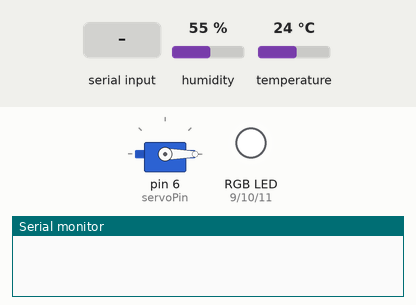
This sketch was run on a simulated Arduino Uno, built with avr-gcc and run on an emulated ATmega328P. On the bench: servo, an RGB LED mixed from three pins (HIGH = lit), the last lines printed to the serial monitor. The inputs (shaded band) are chosen by the test bench; at power-on: humidity 55 %, temperature 24 °C. Dim RGB values are drawn brighter than linear.

Above: at 1.2 s.
1.3 s: "T,1\n" received over the second serial link
At 2.3 s:
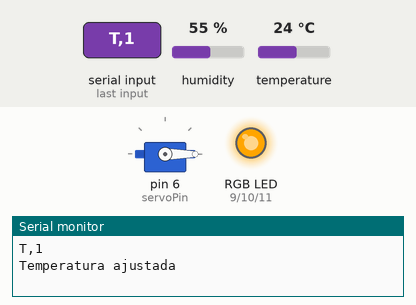
2.8 s: "I,1\n" received over the second serial link
At 3.4 s:
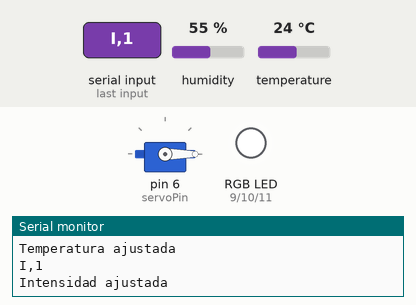
4.3 s: "DOOR_OPEN\n" received over the second serial link
At 4.6 s:
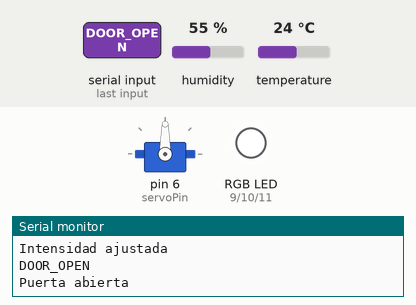
5.8 s: "I90\n" received over the second serial link
At 6.9 s:
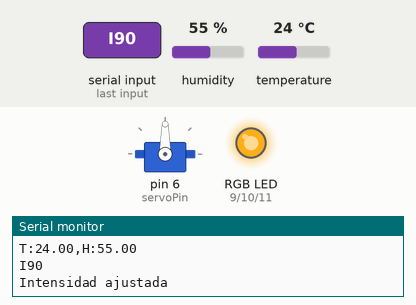
7.3 s: "C,1\n" received over the second serial link
At 8.0 s:
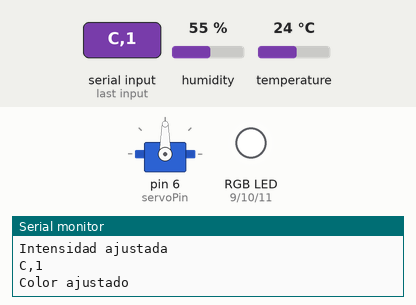
8.8 s: "ON\n" received over the second serial link
At 9.2 s:
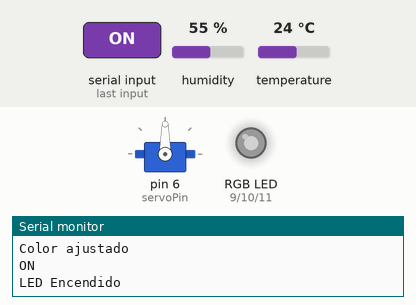
Timing chart, 0 to 11.3 s (numbered marks = the images above; inputs shaded):
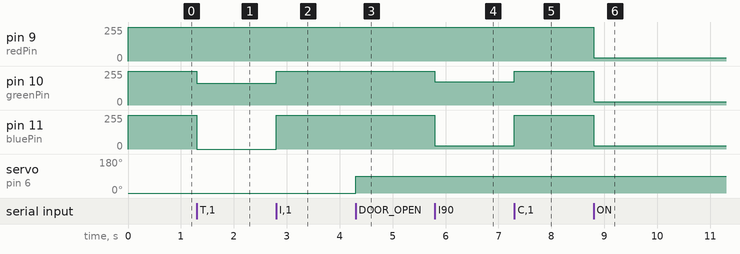

Measured:
- after the input at 1.3 s, pin 10 (greenPin): 255/255 → 165/255 at once; pin 11 (bluePin): 255/255 → 0/255 at once
- after the input at 2.8 s, pin 10 (greenPin): 165/255 → 255/255 at once; pin 11 (bluePin): 0/255 → 255/255 at once
- after the input at 4.3 s, servo on pin 6 (servoPin): 0° → 90° at once
- after the input at 5.8 s, pin 10 (greenPin): 255/255 → 174/255 at once; pin 11 (bluePin): 255/255 → 25/255 at once
- after the input at 7.3 s, pin 10 (greenPin): 174/255 → 255/255 at once; pin 11 (bluePin): 25/255 → 254/255 at once
- after the input at 8.8 s, pin 9 (redPin), pin 10 (greenPin): 255/255 → 25/255 at once; pin 11 (bluePin): 254/255 → 25/255 at once

The sketch:

Dasboard.ino
```cpp
#include <SoftwareSerial.h>
#include <Servo.h>
#include "DHT.h"

#define DHTPIN 7     // Pin donde está conectado el DHT11
#define DHTTYPE DHT11   // Definir el tipo de sensor DHT11

DHT dht(DHTPIN, DHTTYPE);

SoftwareSerial BTSerial(2, 3); // RX, TX

const int redPin = 9;
const int greenPin = 10;
const int bluePin = 11;
const int servoPin = 6; // Pin del servomotor

Servo doorServo; // Crear un objeto de la clase Servo

int currentRed = 255;
int currentGreen = 255;
int currentBlue = 255;
float currentIntensity = 1.0;

unsigned long previousMillis = 0;
const long interval = 5000; // Intervalo para enviar datos (5 segundos)

void setup() {
  pinMode(redPin, OUTPUT);
  pinMode(greenPin, OUTPUT);
  pinMode(bluePin, OUTPUT);

  BTSerial.begin(9600);
  Serial.begin(9600); // For debugging

  dht.begin(); // Inicializar el sensor DHT

  // Inicializar el servomotor
  doorServo.attach(servoPin);

  // Apagar el LED al inicio
  analogWrite(redPin, 255);
  analogWrite(greenPin, 255);
  analogWrite(bluePin, 255);

  // Cerrar la puerta al inicio
  doorServo.write(0);
}

void loop() {
  unsigned long currentMillis = millis();
  if (currentMillis - previousMillis >= interval) {
    previousMillis = currentMillis;
    sendSensorData();
  }

  if (BTSerial.available() > 0) {
    String receivedString = BTSerial.readStringUntil('\n');
    Serial.println(receivedString); // For debugging
    if (receivedString.startsWith("T")) {
      int temperatureValue = receivedString.substring(1).toInt();
      setTemperature(temperatureValue);
      Serial.println("Temperatura ajustada");
    } else if (receivedString.startsWith("I")) {
      float intensityValue = receivedString.substring(1).toFloat() / 100.0;
      setIntensity(intensityValue);
      Serial.println("Intensidad ajustada");
    } else if (receivedString.startsWith("C")) {
      int commaIndex1 = receivedString.indexOf(',');
      int commaIndex2 = receivedString.lastIndexOf(',');
      int redValue = receivedString.substring(1, commaIndex1).toInt();
      int greenValue = receivedString.substring(commaIndex1 + 1, commaIndex2).toInt();
      int blueValue = receivedString.substring(commaIndex2 + 1).toInt();
      setColor(redValue, greenValue, blueValue);
      Serial.println("Color ajustado");
    } else if (receivedString == "ON") {
      setColor(255, 255, 255); // Blanco normal (valores altos para encender)
      Serial.println("LED Encendido");
    } else if (receivedString == "OFF") {
      setColor(0, 0, 0); // Apagado (valores bajos)
      Serial.println("LED Apagado");
    } else if (receivedString == "DOOR_OPEN") {
      doorServo.write(90); // Abrir la puerta
      Serial.println("Puerta abierta");
    } else if (receivedString == "DOOR_CLOSE") {
      doorServo.write(0); // Cerrar la puerta
      Serial.println("Puerta cerrada");
    } else if (receivedString == "GET_DATA") {
      sendSensorData();
    }
  }
}

void sendSensorData() {
  float temperature = dht.readTemperature();
  float humidity = dht.readHumidity();
  if (isnan(temperature) || isnan(humidity)) {
    Serial.println("Failed to read from DHT sensor!");
    BTSerial.println("Failed to read from DHT sensor!");
  } else {
    String data = "T:" + String(temperature) + ",H:" + String(humidity);
    BTSerial.println(data);
    Serial.println(data); // For debugging
  }
}

void setTemperature(int temperature) {
  currentRed = map(temperature, 0, 100, 0, 255);
  currentGreen = map(temperature, 0, 100, 90, 255); // Ajustar según sea necesario
  currentBlue = map(temperature, 0, 100, 255, 0);
  applyIntensity();
}

void setIntensity(float intensity) {
  currentIntensity = intensity;
  applyIntensity();
}

void applyIntensity() {
  analogWrite(redPin, 255 - (currentRed * currentIntensity));
  analogWrite(greenPin, 255 - (currentGreen * currentIntensity));
  analogWrite(bluePin, 255 - (currentBlue * currentIntensity));
}

void setColor(int red, int green, int blue) {
  currentRed = red;
  currentGreen = green;
  currentBlue = blue;
  applyIntensity();
}
```
